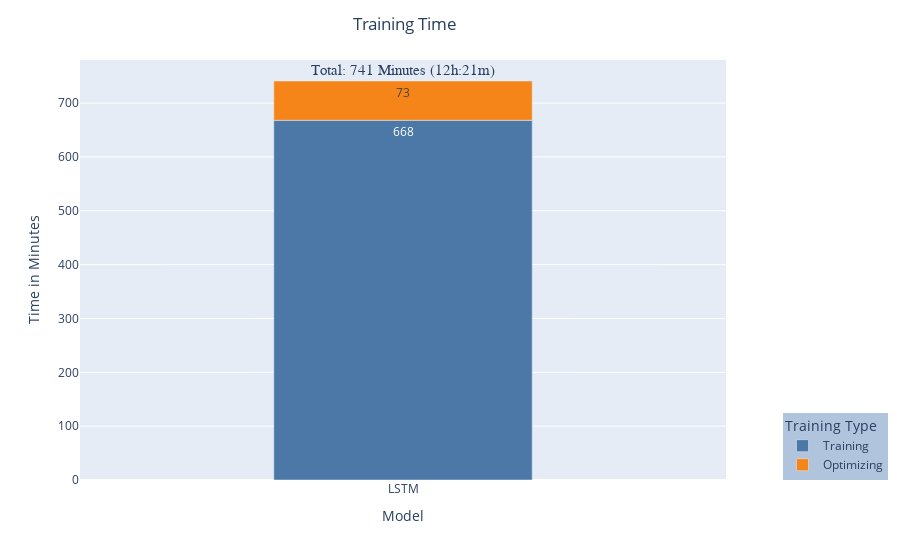

Here is the notebook cell this chart was saved with:
### Code cell
import plotly.express as px
import pandas as pd

df_ = pd.DataFrame({"Time":[668,73],
                   "Model":["LSTM","LSTM"],
                   "Training Type":["Training","Optimizing"]
                   })
fig = px.bar(df_,y="Time",x="Model",color="Training Type",text="Time",color_discrete_sequence=px.colors.qualitative.T10)
fig.update_yaxes(title="Time in Minutes")
fig.update_layout(legend=dict(
    yanchor="bottom",
    y=0,
    xanchor="right",
    x=1.25,
    bgcolor="LightSteelBlue",
),title={
    "text":"Training Time",
    "x":0.45
})
min = 99999
max = 0

counter = 0
temp = 0
for t,_,_ in df_.values:
    temp += t
    counter += 1
    if counter == 2:
        if temp> max:
            max = temp
        elif temp < min:
            min = temp
        temp = 0
        counter = 0

#fig.add_hline(min,line_width=3,line_dash="dash",line_color="#4ae004")
#fig.add_hline(max,line_width=3,line_dash="dash",line_color="red")
fig.update_traces(width=0.4)
fig.add_annotation(x=0, y=760,
            text="Total: 741 Minutes (12h:21m)",
            showarrow=False,font_size=15,font_family="Arial Black")
fig.show()
fig.write_image("training_time.png",format='png',engine='kaleido',scale=3)

### Figure 1 — Plotly figure (JSON) as saved in the notebook; plotly's stock layout.template omitted (floating-point values rounded to 4 significant figures)
{"data": [{"alignmentgroup": "True", "hovertemplate": "Training Type=Training<br>Model=%{x}<br>Time=%{text}<extra></extra>", "legendgroup": "Training", "marker": {"color": "#4C78A8", "pattern": {"shape": ""}}, "name": "Training", "offsetgroup": "Training", "orientation": "v", "showlegend": true, "text": [668], "textposition": "auto", "type": "bar", "width": 0.4, "x": ["LSTM"], "xaxis": "x", "y": [668], "yaxis": "y"}, {"alignmentgroup": "True", "hovertemplate": "Training Type=Optimizing<br>Model=%{x}<br>Time=%{text}<extra></extra>", "legendgroup": "Optimizing", "marker": {"color": "#F58518", "pattern": {"shape": ""}}, "name": "Optimizing", "offsetgroup": "Optimizing", "orientation": "v", "showlegend": true, "text": [73], "textposition": "auto", "type": "bar", "width": 0.4, "x": ["LSTM"], "xaxis": "x", "y": [73], "yaxis": "y"}], "layout": {"annotations": [{"font": {"family": "Arial Black", "size": 15}, "showarrow": false, "text": "Total: 741 Minutes (12h:21m)", "x": 0, "y": 760}], "barmode": "relative", "legend": {"bgcolor": "LightSteelBlue", "title": {"text": "Training Type"}, "tracegroupgap": 0, "x": 1.25, "xanchor": "right", "y": 0, "yanchor": "bottom"}, "margin": {"t": 60}, "title": {"text": "Training Time", "x": 0.45}, "xaxis": {"anchor": "y", "domain": [0, 1], "title": {"text": "Model"}}, "yaxis": {"anchor": "x", "domain": [0, 1], "title": {"text": "Time in Minutes"}}}}
